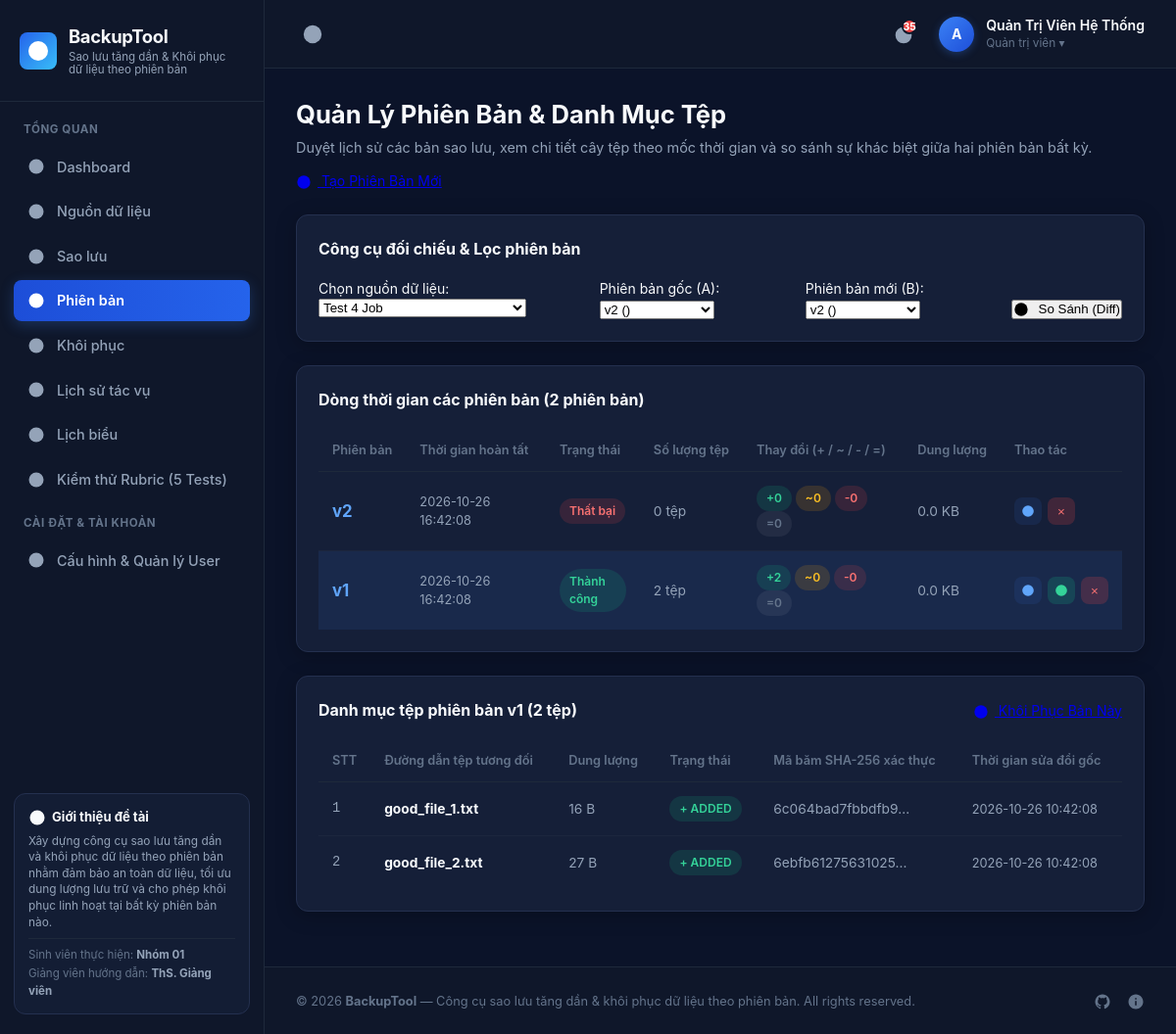
Screenshot of /versions.php?version_id=65 (signed in) with the database file from the repository.
### tables this page shows
CREATE TABLE IF NOT EXISTS `users` (
    `id` INT AUTO_INCREMENT PRIMARY KEY,
    `username` VARCHAR(50) NOT NULL UNIQUE,
    `email` VARCHAR(150) NOT NULL UNIQUE,
    `password_hash` VARCHAR(255) NOT NULL,
    `full_name` VARCHAR(100) NOT NULL,
    `role` ENUM('ADMIN', 'OPERATOR', 'VIEWER') DEFAULT 'OPERATOR',
    `avatar` VARCHAR(255) NULL,
    `created_at` DATETIME DEFAULT CURRENT_TIMESTAMP,
    `last_login` DATETIME NULL,
    `status` ENUM('ACTIVE', 'SUSPENDED') DEFAULT 'ACTIVE',
    INDEX `idx_users_username` (`username`),
    INDEX `idx_users_email` (`email`)
);

CREATE TABLE IF NOT EXISTS `versions` (
    `id` INT AUTO_INCREMENT PRIMARY KEY,
    `job_id` INT NOT NULL,
    `version_number` INT UNSIGNED NOT NULL,
    `status` ENUM('IN_PROGRESS', 'COMPLETED', 'FAILED') DEFAULT 'IN_PROGRESS',
    `total_files` INT UNSIGNED DEFAULT 0,
    `total_bytes` BIGINT UNSIGNED DEFAULT 0,
    `added_count` INT UNSIGNED DEFAULT 0,
    `modified_count` INT UNSIGNED DEFAULT 0,
    `deleted_count` INT UNSIGNED DEFAULT 0,
    `unchanged_count` INT UNSIGNED DEFAULT 0,
    `started_at` DATETIME DEFAULT CURRENT_TIMESTAMP,
    `completed_at` DATETIME NULL,
    FOREIGN KEY (`job_id`) REFERENCES `backup_jobs`(`id`) ON DELETE CASCADE,
    INDEX `idx_versions_job_status` (`job_id`, `status`)
);

CREATE TABLE IF NOT EXISTS `entries` (
    `id` INT AUTO_INCREMENT PRIMARY KEY,
    `version_id` INT NOT NULL,
    `object_id` INT NULL,
    `relative_path` VARCHAR(500) NOT NULL,
    `file_size` BIGINT UNSIGNED DEFAULT 0,
    `file_mtime` VARCHAR(30) NULL,
    `change_type` ENUM('ADDED', 'MODIFIED', 'DELETED', 'UNCHANGED') NOT NULL,
    `verified_hash` CHAR(64) NULL,
    FOREIGN KEY (`version_id`) REFERENCES `versions`(`id`) ON DELETE CASCADE,
    FOREIGN KEY (`object_id`) REFERENCES `objects`(`id`) ON DELETE SET NULL,
    INDEX `idx_entries_version` (`version_id`),
    INDEX `idx_entries_path` (`relative_path`(191))
);

### versions.php (the view, shortened to what the rows shown need)
<?php
require_once __DIR__ . '/core/Icons.php';
require_once __DIR__ . '/core/Auth.php';
$pdo = Database::getConnection();
$jobsStmt = $pdo->query("SELECT * FROM `backup_jobs` ORDER BY id DESC");
$allJobs = $jobsStmt->fetchAll();
$jobId = (int)($_GET['job_id'] ?? ($allJobs[0]['id'] ?? 0));
$versionId = (int)($_GET['version_id'] ?? 0);
$versionsQuery = "SELECT v.*, j.name as job_name FROM `versions` v JOIN `backup_jobs` j ON v.job_id = j.id";
if ($jobId > 0) {
    $versionsQuery .= " WHERE v.job_id = {$jobId}";
}
$versionsQuery .= " ORDER BY v.version_number DESC";
$versions = $pdo->query($versionsQuery)->fetchAll();
$selectedVersion = null;
$entries = [];
if ($versionId > 0) {
    $stmtVer = $pdo->prepare("SELECT v.*, j.name as job_name FROM `versions` v JOIN `backup_jobs` j ON v.job_id = j.id WHERE v.id = ?");
    $stmtVer->execute([$versionId]);
    $selectedVersion = $stmtVer->fetch();
    $stmtEntries = $pdo->prepare("
        SELECT e.*, o.storage_path
        FROM `entries` e
        LEFT JOIN `objects` o ON e.object_id = o.id
        WHERE e.version_id = ?
        ORDER BY e.relative_path ASC
    ");
    $stmtEntries->execute([$versionId]);
    $entries = $stmtEntries->fetchAll();
}
require_once __DIR__ . '/views/header.php';
?>
<div style="margin-bottom: 24px; display: flex; align-items: center; justify-content: space-between; flex-wrap: wrap; gap: 12px;">
    <div>
        <h1 style="font-size: 1.6rem; font-weight: 700; color: var(--text-main);">
            Quản Lý Phiên Bản & Danh Mục Tệp
        </h1>
    </div>
</div>
<div class="dashboard-card" style="margin-bottom: 24px;">
    <div class="table-responsive">
        <table class="custom-table">
            <thead>
                <tr>
                    <th>Phiên bản</th>
                    <th>Thời gian hoàn tất</th>
                    <th>Trạng thái</th>
                    <th>Số lượng tệp</th>
                    <th>Thay đổi (+ / ~ / - / =)</th>
                    <th>Dung lượng</th>
                    <th>Thao tác</th>
                </tr>
            </thead>
            <tbody>
                <?php if (empty($versions)): ?>
                    <tr><td colspan="7" style="text-align: center; padding: 24px; color: var(--text-dim);">Chưa có phiên bản nào cho nguồn dữ liệu này.</td></tr>
                <?php else: ?>
                    <?php foreach ($versions as $v): ?>
                    <tr style="<?= ($v['id'] == $versionId) ? 'background-color: rgba(59, 130, 246, 0.1);' : '' ?>">
                        <td>
                            <strong style="color: #60a5fa; font-size: 1.05rem;">v<?= $v['version_number'] ?></strong>
                        </td>
                        <td style="font-size: 0.8rem;"><?= htmlspecialchars($v['completed_at'] ?? $v['started_at']) ?></td>
                        <td>
                            <?php if ($v['status'] === 'COMPLETED'): ?>
                                <span class="pill-badge success">Thành công</span>
                            <?php elseif ($v['status'] === 'IN_PROGRESS'): ?>
                                <span class="pill-badge warning">Đang chạy</span>
                            <?php else: ?>
                                <span class="pill-badge danger">Thất bại</span>
                            <?php endif; ?>
                        </td>
                        <td><?= number_format((int)$v['total_files']) ?> tệp</td>
                        <td>
                            <span class="pill-badge success">+<?= $v['added_count'] ?></span>
                            <span class="pill-badge warning">~<?= $v['modified_count'] ?></span>
                            <span class="pill-badge danger">-<?= $v['deleted_count'] ?></span>
                            <span class="pill-badge" style="background: rgba(255,255,255,0.06); color: var(--text-dim);">=<?= $v['unchanged_count'] ?></span>
                        </td>
                        <td><?= number_format((int)$v['total_bytes'] / 1024, 1) ?> KB</td>
                        <td>
                            <div class="action-btns">
                                <a href="versions.php?job_id=<?= $jobId ?>&version_id=<?= $v['id'] ?>" class="icon-action-btn" title="Xem danh mục tệp">
                                    <?= Icons::get('eye') ?>
                                </a>
                                <?php if ($v['status'] === 'COMPLETED'): ?>
                                <a href="restore.php?version_id=<?= $v['id'] ?>" class="icon-action-btn" title="Khôi phục phiên bản này" style="background-color: rgba(16, 185, 129, 0.2); color: #34d399;">
                                    <?= Icons::get('restore') ?>
                                </a>
                                <?php endif; ?>
                                <form action="versions.php?job_id=<?= $jobId ?>" method="POST" style="display: inline;" onsubmit="return confirm('Bạn có chắc chắn muốn xóa bản ghi phiên bản này?');">
                                    <button type="submit" class="icon-action-btn" title="Xóa phiên bản" style="background-color: rgba(239, 68, 68, 0.2); color: #f87171;">
                                        &times;
                                    </button>
                                </form>
                            </div>
                        </td>
                    </tr>
                    <?php endforeach; ?>
                <?php endif; ?>
            </tbody>
        </table>
    </div>
</div>
<?php if ($selectedVersion): ?>
<div class="dashboard-card">
    <div class="card-title-group">
        <div class="card-heading">
            Danh mục tệp phiên bản v<?= $selectedVersion['version_number'] ?> (<?= count($entries) ?> tệp)
        </div>
        <div>
            <a href="restore.php?version_id=<?= $selectedVersion['id'] ?>" class="btn btn-primary btn-sm">
                <?= Icons::get('restore') ?>
                <span>Khôi Phục Bản Này</span>
            </a>
        </div>
    </div>
    <div class="table-responsive">
        <table class="custom-table">
            <thead>
                <tr>
                    <th style="width: 50px;">STT</th>
                    <th>Đường dẫn tệp tương đối</th>
                    <th>Dung lượng</th>
                    <th>Trạng thái</th>
                    <th>Mã băm SHA-256 xác thực</th>
                    <th>Thời gian sửa đổi gốc</th>
                </tr>
            </thead>
            <tbody>
                <?php $idx = 1; foreach ($entries as $e): ?>
                <tr>
                    <td class="table-id"><?= $idx++ ?></td>
                    <td><strong style="color: var(--text-main);"><?= htmlspecialchars($e['relative_path']) ?></strong></td>
                    <td><?= number_format((int)$e['file_size']) ?> B</td>
                    <td>
                        <?php if ($e['change_type'] === 'ADDED'): ?>
                            <span class="pill-badge success">+ ADDED</span>
                        <?php elseif ($e['change_type'] === 'MODIFIED'): ?>
                            <span class="pill-badge warning">~ MODIFIED</span>
                        <?php elseif ($e['change_type'] === 'DELETED'): ?>
                            <span class="pill-badge danger">- DELETED</span>
                        <?php else: ?>
                            <span class="pill-badge" style="background: rgba(255,255,255,0.06); color: var(--text-dim);">= UNCHANGED</span>
                        <?php endif; ?>
                    </td>
                    <td>
                        <?php if ($e['verified_hash']): ?>
                            <span class="code-pill" title="<?= htmlspecialchars($e['verified_hash']) ?>"><?= substr($e['verified_hash'], 0, 16) ?>...</span>
                        <?php else: ?>
                            <span style="color: var(--text-dim);">(Không có)</span>
                        <?php endif; ?>
                    </td>
                    <td style="font-size: 0.8rem;"><?= htmlspecialchars($e['file_mtime'] ?? '') ?></td>
                </tr>
                <?php endforeach; ?>
            </tbody>
        </table>
    </div>
</div>
<?php endif; ?>
<?php require_once __DIR__ . '/views/footer.php'; ?>

### views/header.php (shortened to what the rows shown need)
<?php
require_once __DIR__ . '/../core/Icons.php';
require_once __DIR__ . '/../core/Auth.php';
$currentUser = Auth::user();
?>
<!DOCTYPE html>
<html lang="vi">
<head>
    <link rel="stylesheet" href="public/css/style.css">
</head>
<body>
<div class="app-container">
    <aside class="sidebar" id="appSidebar">
        <div class="sidebar-header">
            <div class="sidebar-logo-text">
                <h2>BackupTool</h2>
            </div>
        </div>
    </aside>
    <div class="main-content">
        <header class="topbar">
            <div class="topbar-right">
                <div class="user-dropdown-container" style="position: relative;">
                    <div class="user-profile" id="userMenuToggleBtn" style="cursor: pointer; user-select: none;">
                        <div class="user-avatar" style="background: <?= (($currentUser['role'] ?? '') === 'ADMIN') ? 'linear-gradient(135deg, #3b82f6, #1d4ed8)' : 'linear-gradient(135deg, #10b981, #059669)' ?>;">
                            <?= htmlspecialchars(strtoupper(substr($currentUser['username'] ?? 'U', 0, 1))) ?>
                        </div>
                        <div class="user-details">
                            <span class="user-name"><?= htmlspecialchars($currentUser['full_name'] ?? $currentUser['username'] ?? 'User') ?></span>
                            <span class="user-role"><?= (($currentUser['role'] ?? '') === 'ADMIN') ? 'Quản trị viên ▾' : 'Nhân viên vận hành ▾' ?></span>
                        </div>
                    </div>
                </div>
            </div>
        </header>
        <div class="page-body">

### core/Icons.php (shortened to what the rows shown need)
<?php
class Icons {
    public static function get(string $name, string $class = ''): string {
        $rawSvg = $icons[$name] ?? '<svg viewBox="0 0 24 24"><circle cx="12" cy="12" r="10"/></svg>';
        $svg = str_replace('<svg ', '<svg width="18" height="18" fill="currentColor" style="display:inline-block;vertical-align:middle;flex-shrink:0;" ', $rawSvg);
        return $svg;
    }
}

### rows the page displays
users: username "A", full_name "Quản Trị Viên Hệ Thống"
versions: version_number "2", started_at "2026-10-26 16:42:08", status "Thất bại", total_files "0", added_count "0", modified_count "0", deleted_count "0", unchanged_count "0", (int)$v['total_bytes']/1024 "0.0"
versions: version_number "1", completed_at "2026-10-26 16:42:08", status "Thành công", total_files "2", added_count "2", modified_count "0", deleted_count "0", unchanged_count "0", (int)$v['total_bytes']/1024 "0.0"
entries: relative_path "good_file_1.txt", file_size "16", change_type "+ ADDED", verified_hash "6c064bad7fbbdfb9", file_mtime "2026-10-26 10:42:08"
entries: relative_path "good_file_2.txt", file_size "27", change_type "+ ADDED", verified_hash "6ebfb61275631025", file_mtime "2026-10-26 10:42:08"

### other values shown
min($warningCount, 99) "35"
count($versions) "2"
count($entries) "2"
form field job_id "Test 4 Job"
